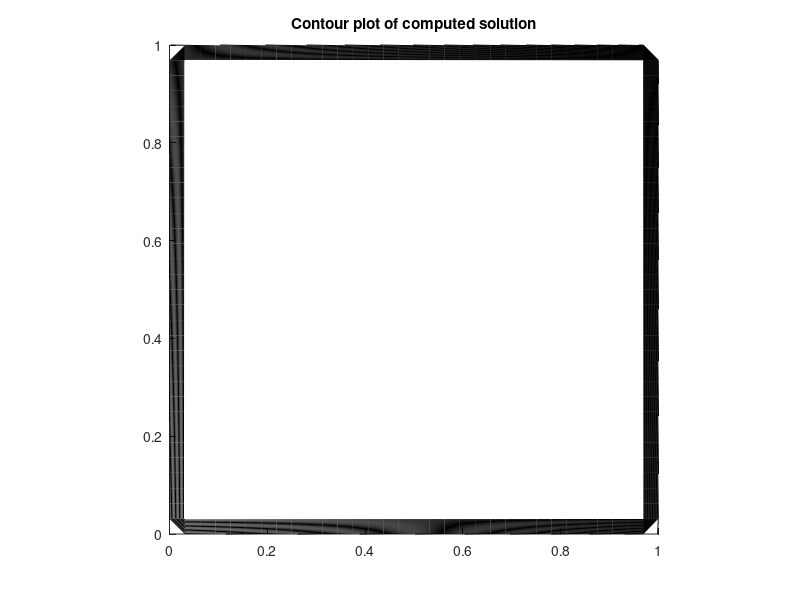

Here is the MATLAB script that generated this plot:

% poisson2.m  -- solve the Poisson problem u_{xx} + u_{yy} = f(x,y)
% on [a,b] x [a,b].  
% 
% The 5-point Laplacian is used at interior grid points.
% This system of equations is then solved using backslash.
% 
% From  http://www.amath.washington.edu/~rjl/fdmbook/chapter3  (2007)
clear all; close all;

a = 0; 
b = 1; 
m = 31; %m+1= 4, 8, 16, 32
h = (b-a)/(m+1);
x = linspace(a,b,m+2);   % grid points x including boundaries
y = linspace(a,b,m+2);   % grid points y including boundaries



[X,Y] = meshgrid(x,y);      % 2d arrays of x,y values
X = X';                     % transpose so that X(i,j),Y(i,j) are
Y = Y';                     % coordinates of (i,j) point

Iint = 2:m+1;              % indices of interior points in x
Jint = 2:m+1;              % indices of interior points in y
Xint = X(Iint,Jint);       % interior points
Yint = Y(Iint,Jint);

f = @(x,y) 1.25*exp(x+y/2);         % f(x,y) function

rhs = f(Xint,Yint);        % evaluate f at interior points for right hand side
                           % rhs is modified below for boundary conditions.

utrue = exp(X+Y/2);        % true solution for test problem

% set boundary conditions around edges of usoln array:

usoln = utrue;              % use true solution for this test problem
                            % This sets full array, but only boundary values
                            % are used below.  For a problem where utrue
                            % is not known, would have to set each edge of
                            % usoln to the desired Dirichlet boundary values.


% adjust the rhs to include boundary terms:
rhs(:,1) = rhs(:,1) - usoln(Iint,1)/h^2;
rhs(:,m) = rhs(:,m) - usoln(Iint,m+2)/h^2;
rhs(1,:) = rhs(1,:) - usoln(1,Jint)/h^2;
rhs(m,:) = rhs(m,:) - usoln(m+2,Jint)/h^2;


% convert the 2d grid function rhs into a column vector for rhs of system:
F = reshape(rhs,m*m,1);

% form matrix A:
I = speye(m);
e = ones(m,1);
T = spdiags([e -4*e e],[-1 0 1],m,m);
S = spdiags([e e],[-1 1],m,m);
A = (kron(I,T) + kron(S,I)) / h^2;
A_sym = -1*A;
% DA = diag(diag(A_sym));   % diagonal part of A
% LA = DA - tril(A_sym);    % strictly lower triangular part of A (negated)
% UA = DA - triu(A_sym);    % strictly upper triangular part of A (negated)
% 
% P= DA- LA;
% Solve the linear system:
% uvec = A\F;  % backstash
x0 = ones(m^2,1);

[uvec,fl2,rr2,it2,rv2] = pcg(A_sym,F,[],10,@(r)mfun_pcgmulti(r,A,m),[],x0);


uvec = -1* uvec


% reshape vector solution uvec as a grid function and 
% insert this interior solution into usoln for plotting purposes:
% (recall boundary conditions in usoln are already set) 

usoln(Iint,Jint) = reshape(uvec,m,m);

% assuming true solution is known and stored in utrue:
diff =usoln-utrue;
infn= norm(usoln-utrue,inf)
err = max(max(abs(usoln-utrue)));   
fprintf('Error relative to true solution of PDE = %10.3e \n',err)

% plot results:

clf
hold on

% plot grid:
% plot(X,Y,'g');  plot(X',Y','g')

% plot solution:
contour(X,Y,usoln,30,'k')

axis([a b a b])
daspect([1 1 1])
title('Contour plot of computed solution')
hold off

